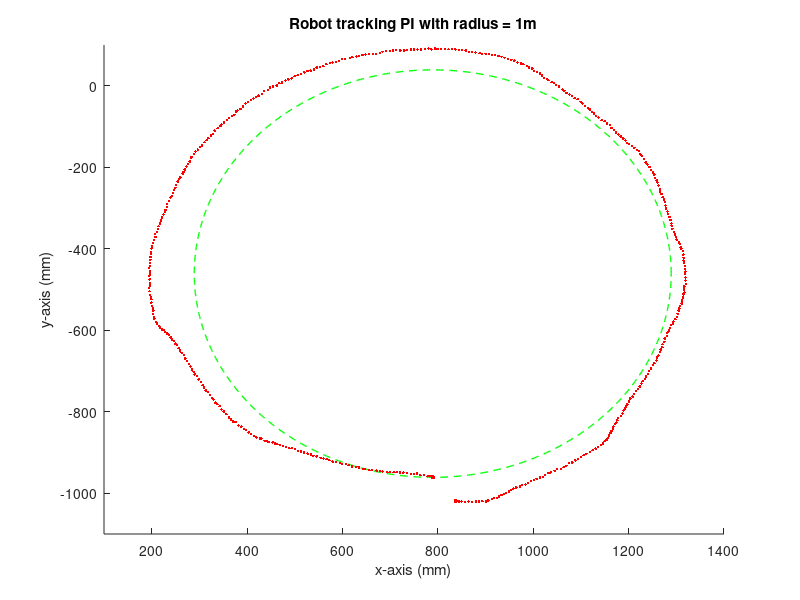

MATLAB code to generate this figure:
clc
clear all
close all

%CIRCLE PI
data1 = csvread('CirclePI_R1m_08_01_2020.csv');
x_pi_r1m = data1(:,1);
y_pi_r1m = data1(:,2);
y_pi_r1m(891,1) = y_pi_r1m(890,1);
figure;
title('Robot tracking PI with radius = 1m')
xlabel('x-axis (mm)');
ylabel('y-axis (mm)');
axis([100 1400 -1100 100])
hold on

th = 0:pi/445:2*pi;
xunit = 500 * cos(th) + 789.3;
xunit = xunit';
yunit = 500 * sin(th) + -461;
yunit = yunit';
plot(xunit, yunit, 'g--', 'lineWidth',1);

for i = 1:891
    plot(x_pi_r1m(i,1),y_pi_r1m(i,1),'r.','lineWidth',10);
    pause(0.05)
end

